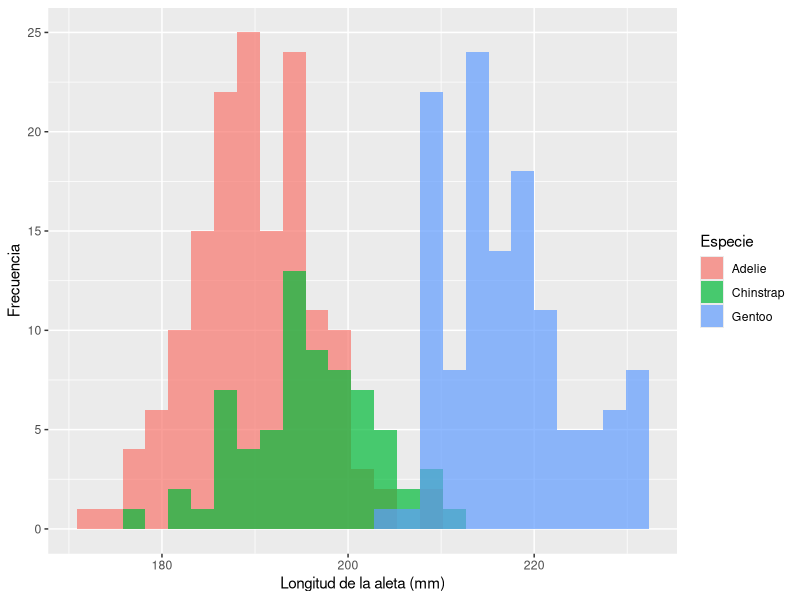
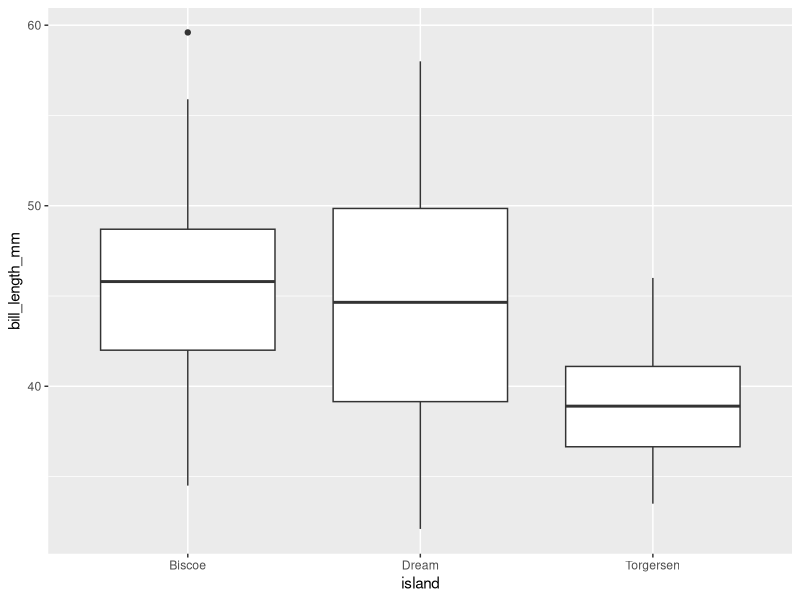
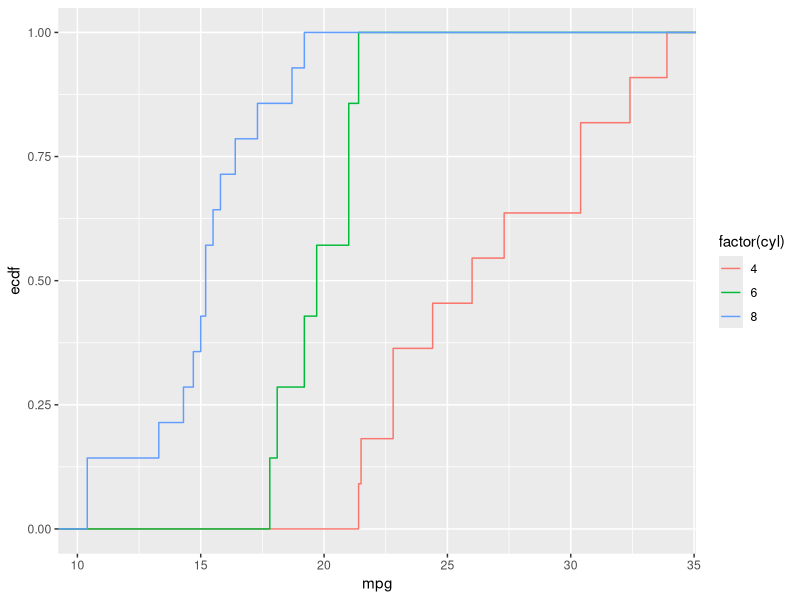

Source code (R) for these figures, in order:
## ---- chunk 1
library(tidyverse)
library(palmerpenguins)
## ---- chunk 2
glimpse(penguins)
## ---- chunk 3
colSums(is.na(penguins))
## ---- chunk 4
aleta <- penguins$flipper_length_mm
c(media = mean(aleta, na.rm = TRUE),
  mediana = median(aleta, na.rm = TRUE),
  desv_tipica = sd(aleta, na.rm = TRUE),
  iqr = IQR(aleta, na.rm = TRUE))
## ---- chunk 5
penguins |>
  group_by(species, sex) |>
  summarise(peso_medio = mean(body_mass_g, na.rm = TRUE), .groups = "drop")
## ---- chunk 6
#| label: fig-lab-aleta
#| fig-cap: "Longitud de la aleta por especie."
ggplot(penguins, aes(x = flipper_length_mm, fill = species)) +
  geom_histogram(bins = 25, alpha = 0.7, position = "identity", na.rm = TRUE) +
  labs(x = "Longitud de la aleta (mm)", y = "Frecuencia", fill = "Especie")
## ---- chunk 7
gentoo <- na.omit(penguins$body_mass_g[penguins$species == "Gentoo"])
1 - ecdf(gentoo)(5000)
## ---- chunk 8
limpio <- na.omit(penguins$flipper_length_mm)
sucio <- c(limpio, 2000)
rbind(limpio = c(media = mean(limpio), mediana = median(limpio), sd = sd(limpio), mad = mad(limpio)),
      sucio  = c(media = mean(sucio),  mediana = median(sucio),  sd = sd(sucio),  mad = mad(sucio)))
## ---- chunk 9
datos <- penguins |> drop_na()
c(pearson = cor(datos$bill_length_mm, datos$bill_depth_mm),
  spearman = cor(datos$bill_length_mm, datos$bill_depth_mm, method = "spearman"))

datos |>
  group_by(species) |>
  summarise(r = cor(bill_length_mm, bill_depth_mm))
## ---- chunk 10
# 1
round(prop.table(table(penguins$island)), 3)

# 2
penguins |>
  group_by(species) |>
  summarise(cv = sd(body_mass_g, na.rm = TRUE) / mean(body_mass_g, na.rm = TRUE))

# 3
ggplot(penguins, aes(x = island, y = bill_length_mm)) +
  geom_boxplot(na.rm = TRUE)

# 4
q <- quantile(penguins$bill_depth_mm, c(0.25, 0.75), na.rm = TRUE)
limites <- c(q[1] - 1.5 * diff(q), q[2] + 1.5 * diff(q))
q
limites
sum(penguins$bill_depth_mm < limites[1] | penguins$bill_depth_mm > limites[2], na.rm = TRUE)

# 5
mtcars |>
  group_by(cyl) |>
  summarise(media = mean(mpg), mediana = median(mpg), desv_tipica = sd(mpg))

# 6
asimetria <- function(x) { x <- na.omit(x); mean((x - mean(x))^3) / mean((x - mean(x))^2)^1.5 }
curtosis  <- function(x) { x <- na.omit(x); mean((x - mean(x))^4) / mean((x - mean(x))^2)^2 }
penguins |> group_by(species) |>
  summarise(asimetria = asimetria(bill_length_mm), curtosis = curtosis(bill_length_mm))

# 7
ggplot(mtcars, aes(mpg, color = factor(cyl))) + stat_ecdf()

# 8
z <- scale(mtcars)
round(colMeans(z), 10)
apply(z, 2, sd)

# 9
cuarteto <- anscombe |>
  pivot_longer(everything(), names_to = c(".value", "grupo"), names_pattern = "(.)(.)")
cuarteto |> group_by(grupo) |> summarise(pendiente = coef(lm(y ~ x))[2])
